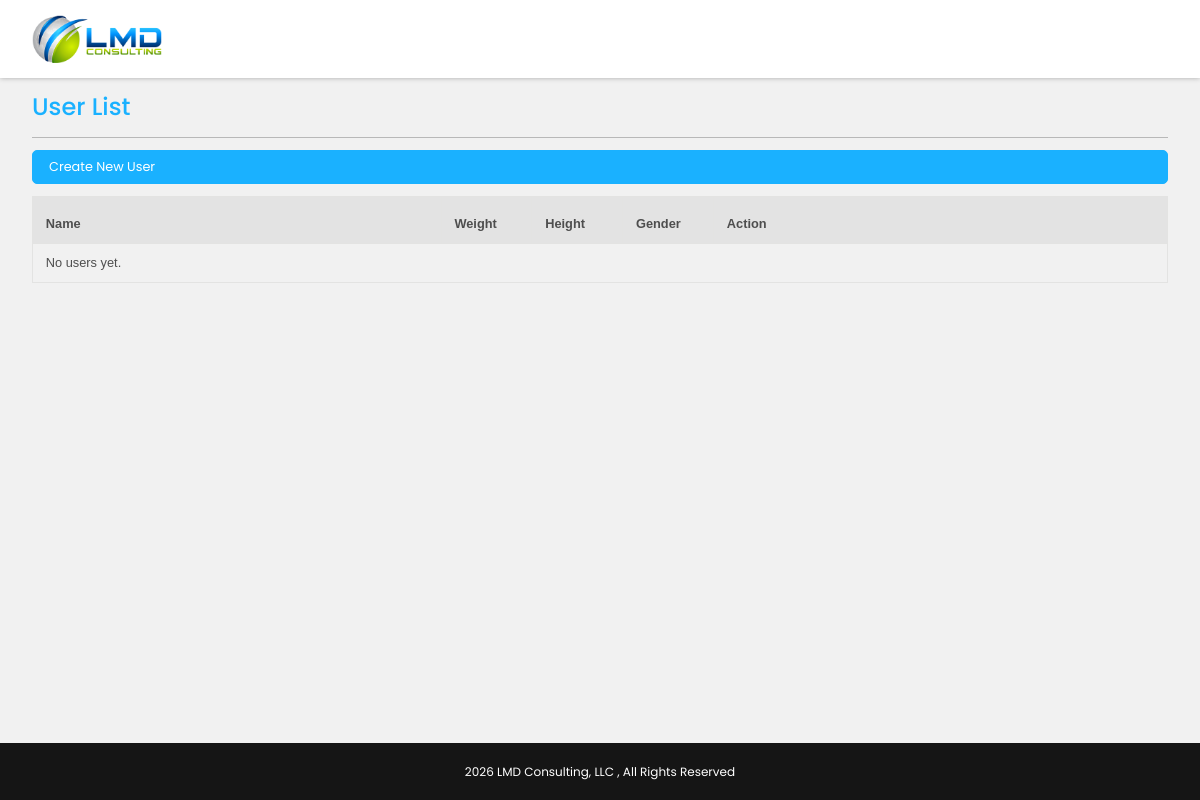
/, run on an earlier commit of the app's database.
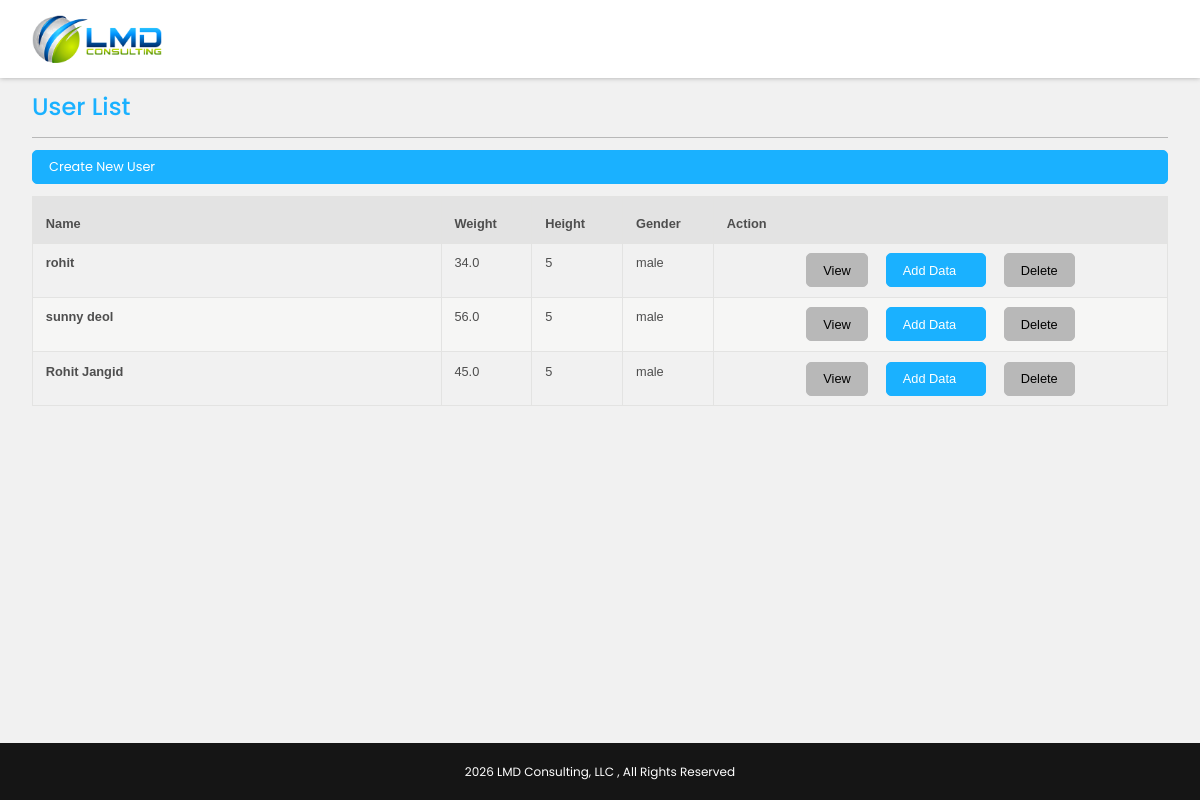
And on a later commit of the database.
### tracker/models.py (models this page shows, shortened)
class UserProfile(models.Model):
    name = models.CharField(max_length=100)
    weight_kg = models.FloatField()
    height_cm = models.FloatField()
    sex = models.CharField(max_length=1, choices=SEX_CHOICES)
    date_of_birth = models.DateField()

### tracker/views.py (the view)
# urls.py: path("", views.user_list, name="user_list"),
def user_list(request):
    users = UserProfile.objects.all().order_by("id")
    return render(request, "users/user_list.html", {"users": users})

### tracker/templates/users/user_list.html (shortened to what this page needs)
{% load static %}
<!doctype html>
<html lang="en">
<head>
    <link href="{% static 'assets/css/global.css' %}" rel="stylesheet">
</head>
<body>
    <div>
        <header class="header">
            <div class="container">
                <div class="logo">
                    <a href="{% url 'user_list' %}">
                        <img src="{% static 'assets/img/logo.png' %}" alt="Logo">
                    </a>
                </div>
            </div>
        </header>
        <div class="mid-container">
            <div class="container">
                <div class="title-row">
                    <h1 class="title">User List</h1>
                </div>
                <div style="margin: 12px 0;">
                    <a class="btn-primary" href="{% url 'user_create' %}">Create New User</a>
                </div>
                <div class="user-list">
                    <table class="dcf-table dcf-table-responsive dcf-table-bordered dcf-table-striped dcf-w-100%">
                        <thead>
                            <tr>
                                <th scope="col" class="name">Name</th>
                                <th scope="col" class="weight">Weight</th>
                                <th scope="col" class="height">Height</th>
                                <th scope="col" class="gender">Gender</th>
                                <th scope="col" class="action">Action</th>
                            </tr>
                        </thead>
                        <tbody>
                            {% for u in users %}
                            <tr>
                                <th scope="row">{{ u.name }}</th>
                                <td data-label="Weight">{{ u.weight_kg|floatformat:1 }}</td>
                                <td data-label="Height">{{ u.height_cm|floatformat:0 }}</td>
                                <td data-label="Gender">
                                    {% if u.sex == 'M' %}male{% else %}female{% endif %}
                                </td>
                                <td data-label="Action">
                                    <div class="btn-set"
                                        style="display: flex; gap: 8px; justify-content: center; flex-wrap: wrap;">
                                        <a class="btn-secondary" href="{% url 'user_detail' u.id %}">View</a>
                                        <a class="btn-primary add-data-btn" href="{% url 'daily_tracking' u.id %}">
                                            Add Data
                                        </a>
                                        <a class="btn-secondary" href="{% url 'user_delete' u.id %}">Delete</a>
                                    </div>
                                </td>
                            </tr>
                            {% empty %}
                            <tr>
                                <td colspan="5">No users yet.</td>
                            </tr>
                            {% endfor %}
                        </tbody>
                    </table>
                </div>
            </div>
        </div>
        <footer class="footer">
            <div class="container">
                <p>2026 LMD Consulting, LLC , All Rights Reserved</p>
            </div>
        </footer>
    </div>
</body>
</html>

What changed in the data, as far as the page shows it:
added UserProfile: name "rohit", weight_kg "34.0", height_cm "5", sex "male"
added UserProfile: name "sunny deol", weight_kg "56.0", height_cm "5", sex "male"
added UserProfile: name "Rohit Jangid", weight_kg "45.0", height_cm "5", sex "male"
Also different on the page:
text no longer shown: "No users yet."
